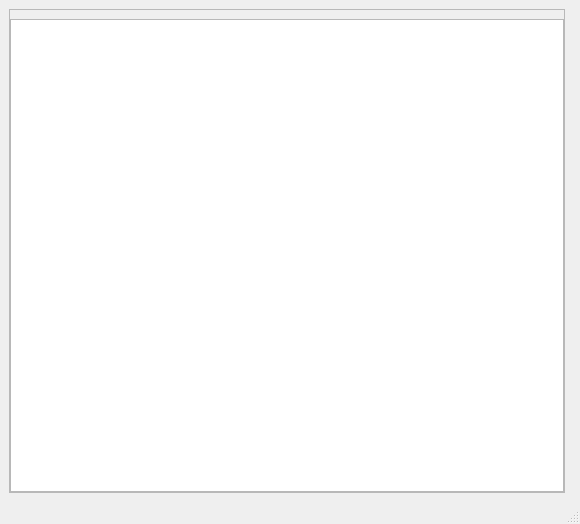
<?xml version="1.0" encoding="UTF-8"?>
<ui version="4.0">
 <class>gui::MainWindow</class>
 <widget class="QMainWindow" name="gui::MainWindow">
  <property name="geometry">
   <rect>
    <x>0</x>
    <y>0</y>
    <width>580</width>
    <height>524</height>
   </rect>
  </property>
  <property name="windowTitle">
   <string>MainWindow</string>
  </property>
  <widget class="QWidget" name="centralwidget">
   <layout class="QHBoxLayout" name="horizontalLayout">
    <item>
     <widget class="QScrollArea" name="deviceListWidgetScrollArea">
      <property name="sizePolicy">
       <sizepolicy hsizetype="Expanding" vsizetype="Fixed">
        <horstretch>0</horstretch>
        <verstretch>0</verstretch>
       </sizepolicy>
      </property>
      <property name="maximumSize">
       <size>
        <width>16777215</width>
        <height>800</height>
       </size>
      </property>
      <property name="widgetResizable">
       <bool>true</bool>
      </property>
      <widget class="QWidget" name="deviceListWidgetScrollAreaContents">
       <property name="geometry">
        <rect>
         <x>0</x>
         <y>0</y>
         <width>544</width>
         <height>450</height>
        </rect>
       </property>
       <layout class="QVBoxLayout" name="verticalLayout_3">
        <property name="leftMargin">
         <number>0</number>
        </property>
        <property name="rightMargin">
         <number>0</number>
        </property>
        <property name="bottomMargin">
         <number>0</number>
        </property>
        <item>
         <widget class="QListWidget" name="deviceListWidget"/>
        </item>
       </layout>
      </widget>
     </widget>
    </item>
    <item>
     <widget class="audio_control_gui::AudioControlWidget" name="audioControlWidget" native="true"/>
    </item>
   </layout>
  </widget>
  <widget class="QMenuBar" name="menubar">
   <property name="geometry">
    <rect>
     <x>0</x>
     <y>0</y>
     <width>580</width>
     <height>33</height>
    </rect>
   </property>
  </widget>
  <widget class="QStatusBar" name="statusbar"/>
 </widget>
 <customwidgets>
  <customwidget>
   <class>audio_control_gui::AudioControlWidget</class>
   <extends>QWidget</extends>
   <header>audio_control_gui/AudioControlWidget.h</header>
   <container>1</container>
  </customwidget>
 </customwidgets>
 <resources/>
 <connections/>
</ui>
